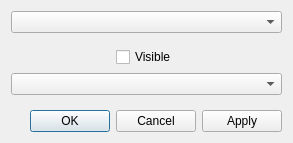
<?xml version="1.0" encoding="UTF-8"?>
<ui version="4.0">
 <class>win_plotsettings</class>
 <widget class="QWidget" name="win_plotsettings">
  <property name="geometry">
   <rect>
    <x>0</x>
    <y>0</y>
    <width>293</width>
    <height>143</height>
   </rect>
  </property>
  <property name="sizePolicy">
   <sizepolicy hsizetype="Fixed" vsizetype="Fixed">
    <horstretch>0</horstretch>
    <verstretch>0</verstretch>
   </sizepolicy>
  </property>
  <property name="minimumSize">
   <size>
    <width>293</width>
    <height>143</height>
   </size>
  </property>
  <property name="maximumSize">
   <size>
    <width>293</width>
    <height>143</height>
   </size>
  </property>
  <property name="windowTitle">
   <string>Form</string>
  </property>
  <layout class="QVBoxLayout" name="verticalLayout">
   <item>
    <widget class="QComboBox" name="dropdown_trace"/>
   </item>
   <item>
    <spacer name="verticalSpacer">
     <property name="orientation">
      <enum>Qt::Vertical</enum>
     </property>
     <property name="sizeHint" stdset="0">
      <size>
       <width>20</width>
       <height>40</height>
      </size>
     </property>
    </spacer>
   </item>
   <item>
    <layout class="QHBoxLayout" name="horizontalLayout">
     <item>
      <spacer name="horizontalSpacer">
       <property name="orientation">
        <enum>Qt::Horizontal</enum>
       </property>
       <property name="sizeHint" stdset="0">
        <size>
         <width>40</width>
         <height>20</height>
        </size>
       </property>
      </spacer>
     </item>
     <item>
      <widget class="QCheckBox" name="visible_switch">
       <property name="font">
        <font>
         <bold>false</bold>
        </font>
       </property>
       <property name="layoutDirection">
        <enum>Qt::LeftToRight</enum>
       </property>
       <property name="text">
        <string>Visible</string>
       </property>
      </widget>
     </item>
     <item>
      <spacer name="horizontalSpacer_2">
       <property name="orientation">
        <enum>Qt::Horizontal</enum>
       </property>
       <property name="sizeHint" stdset="0">
        <size>
         <width>40</width>
         <height>20</height>
        </size>
       </property>
      </spacer>
     </item>
    </layout>
   </item>
   <item>
    <layout class="QHBoxLayout" name="horizontalLayout_2">
     <item>
      <widget class="QComboBox" name="dropdown_axis"/>
     </item>
    </layout>
   </item>
   <item>
    <spacer name="verticalSpacer_2">
     <property name="orientation">
      <enum>Qt::Vertical</enum>
     </property>
     <property name="sizeHint" stdset="0">
      <size>
       <width>20</width>
       <height>40</height>
      </size>
     </property>
    </spacer>
   </item>
   <item>
    <widget class="QDialogButtonBox" name="plotsettings_buttons">
     <property name="standardButtons">
      <set>QDialogButtonBox::Apply|QDialogButtonBox::Cancel|QDialogButtonBox::Ok</set>
     </property>
     <property name="centerButtons">
      <bool>false</bool>
     </property>
    </widget>
   </item>
  </layout>
 </widget>
 <resources/>
 <connections/>
</ui>
